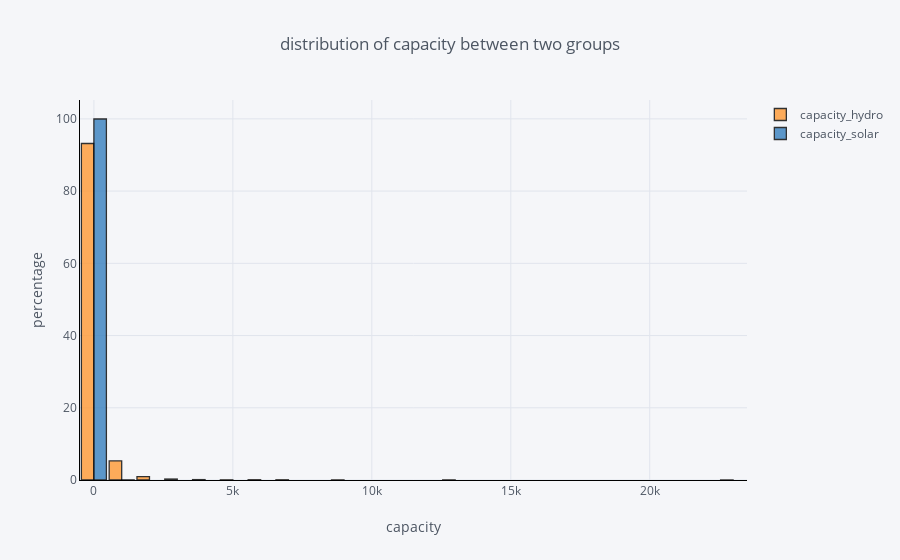

This figure's notebook cell:
### Code cell
df['capacity_hydro'] = df[df.fuel1 == "Hydro"].capacity_mw
df['capacity_solar'] = df[df.fuel1 == "Solar"].capacity_mw

df[['capacity_hydro', 'capacity_solar']].iplot(
    kind = 'hist',
    linecolor = 'black',
    histnorm = 'percent',
    bins = 30, 
    bargap = .1,
    opacity = 0.8, 
    barmode = 'group',
    xTitle = 'capacity', 
    yTitle = 'percentage',
    title = 'distribution of capacity between two groups')

### Figure 1 — Plotly figure (JSON) as saved in the notebook; plotly's stock layout.template omitted (floating-point values rounded to 4 significant figures; data arrays with more than 128 entries replaced by an {"elided": "..."} marker saying what was removed)
{"data": [{"histfunc": "count", "histnorm": "percent", "marker": {"color": "rgba(255, 153, 51, 1.0)", "line": {"color": "#000000", "width": 1.3}}, "name": "capacity_hydro", "nbinsx": 30, "opacity": 0.8, "orientation": "v", "type": "histogram", "uid": "649997ba-eb03-46a1-8c00-89e5f8bb744c", "x": {"elided": "28664 float values"}}, {"histfunc": "count", "histnorm": "percent", "marker": {"color": "rgba(55, 128, 191, 1.0)", "line": {"color": "#000000", "width": 1.3}}, "name": "capacity_solar", "nbinsx": 30, "opacity": 0.8, "orientation": "v", "type": "histogram", "uid": "b46d2d3d-4840-4c36-a283-d299835cfecd", "x": {"elided": "28664 float values"}}], "layout": {"bargap": 0.1, "barmode": "group", "legend": {"bgcolor": "#F5F6F9", "font": {"color": "#4D5663"}}, "paper_bgcolor": "#F5F6F9", "plot_bgcolor": "#F5F6F9", "title": {"font": {"color": "#4D5663"}, "text": "distribution of capacity between two groups"}, "xaxis": {"gridcolor": "#E1E5ED", "linecolor": "black", "showgrid": true, "tickfont": {"color": "#4D5663"}, "title": {"font": {"color": "#4D5663"}, "text": "capacity"}, "zerolinecolor": "#E1E5ED"}, "yaxis": {"gridcolor": "#E1E5ED", "linecolor": "black", "showgrid": true, "tickfont": {"color": "#4D5663"}, "title": {"font": {"color": "#4D5663"}, "text": "percentage"}, "zerolinecolor": "#E1E5ED"}}}
